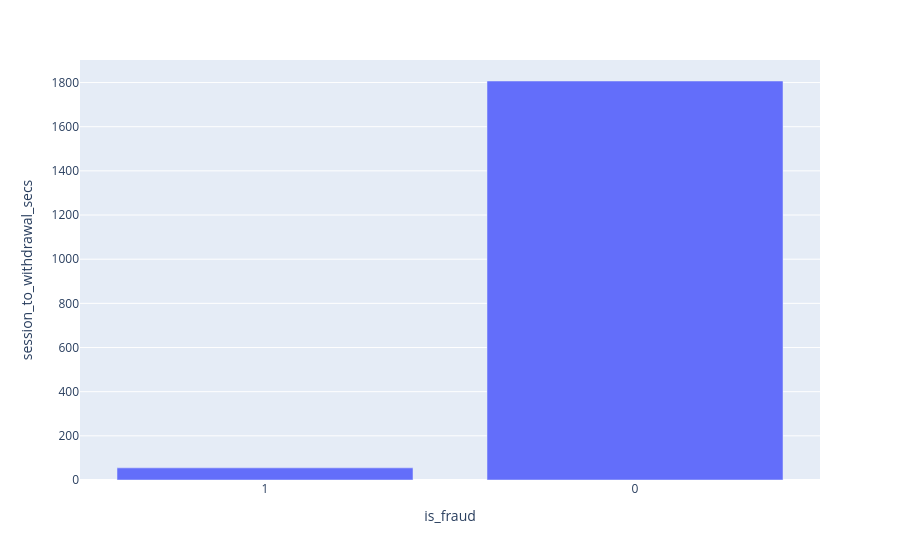

The notebook cell this image was saved under:
### Code cell
ddf = db.sql("select is_fraud, median(session_to_withdrawal_secs) as session_to_withdrawal_secs from df group by is_fraud").df()
ddf['is_fraud'] = ddf["is_fraud"].astype(str)
pe.bar(ddf, x="is_fraud", y="session_to_withdrawal_secs").show()

### Figure 1 — Plotly figure (JSON) as saved in the notebook; plotly's stock layout.template omitted (floating-point values rounded to 4 significant figures)
{"data": [{"hovertemplate": "is_fraud=%{x}<br>session_to_withdrawal_secs=%{y}<extra></extra>", "legendgroup": "", "marker": {"color": "#636efa", "pattern": {"shape": ""}}, "name": "", "orientation": "v", "showlegend": false, "textposition": "auto", "type": "bar", "x": ["1", "0"], "xaxis": "x", "y": [55.0, 1807.0], "yaxis": "y"}], "layout": {"barmode": "relative", "legend": {"tracegroupgap": 0}, "margin": {"t": 60}, "xaxis": {"anchor": "y", "domain": [0, 1], "title": {"text": "is_fraud"}}, "yaxis": {"anchor": "x", "domain": [0, 1], "title": {"text": "session_to_withdrawal_secs"}}}}
